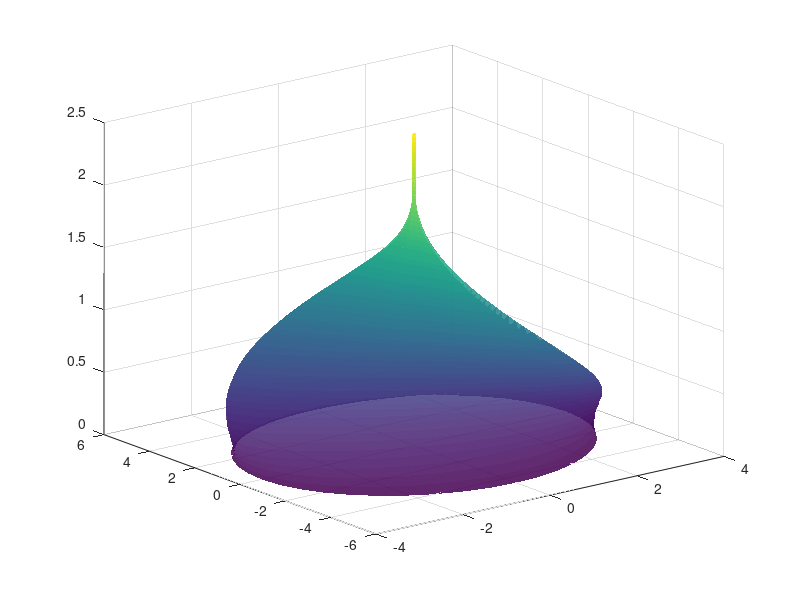

The MATLAB script that drew this image: (Note: this script raises an error after producing the figure.)
% =========================================================================
% Nature Communications Style Figure
% 3D Spatiotemporal Convergence Cone (Topological Manifold Contraction)
% Plant: Second-Order Pure Integrator (Pure TEL Framework, NO SMC)
% =========================================================================

clc; clear; close all;

%% 1. 参数初始化 (Parameter Initialization)
Tp = 2;               % 预设收敛时间
t_end = 2.5;          % 总仿真时间
dt = 0.002;           % 仿真步长 (稍微调大一点点方便曲面渲染)
t = 0:dt:t_end;
N = length(t);

% 拓扑常数 (Derived from inverse-dynamics topological balance)
b1 = 12;  
b2 = 6;   

% 神经网络与学习参数
Gamma = 20;          % 学习率 
num_neurons = 5;      
% 零偏激活函数 (Zero-biased basis functions)
phi = @(x) [tanh(x(1)); tanh(x(2)); tanh(x(1)+x(2)); tanh(2*x(1)); tanh(2*x(2))];

%% 2. 构建闭环初始状态群 (Closed-loop Initial Conditions)
num_traj = 40; % 采样40条轨迹构成曲面
theta = linspace(0, 2*pi, num_traj + 1);
theta(end) = []; % 去掉最后一个点以免重复，我们在画图时手动闭合

% 在相平面上定义一个椭圆作为初始边界
R1 = 3.5; % x1 的半径
R2 = 4.5; % x2 的半径
X0_set = [R1 * cos(theta)', R2 * sin(theta)'];

% 数据存储矩阵
X1_all = zeros(num_traj, N);
X2_all = zeros(num_traj, N);

%% 3. 核心仿真循环 (Pure TEL Simulation Loop)
for j = 1:num_traj
    x = X0_set(j, :)';
    W = zeros(num_neurons, 1); % 初始权重为0
    
    for i = 1:N
        % 记录数据
        X1_all(j, i) = x(1);
        X2_all(j, i) = x(2);
        
        tau = max(Tp - t(i), 0); % 剩余时间 TTC
        
        % 执行层 - 纯空间状态反馈，绝对无奇异
        u = W' * phi(x);
        
        % 学习层 - 时间门控的内部误差评价
        % if tau > 0.001 % 在接近 Tp 时平滑冻结
            e = tau^2 * u + b2 * tau * x(2) + b1 * x(1);
            dW = -Gamma  * phi(x) * e; %* tau^2
            W = W + dW * dt;
        % end
        
        
        % 物理系统更新: 纯积分器 x1_dot = x2, x2_dot = u
        if i < N
            x(1) = x(1) + x(2) * dt;
            x(2) = x(2) + u * dt;
        end
    end
end

%% 4. 生成闭合曲面数据 (Closing the 3D Tube for Surface Rendering)
% 把第一条轨迹拼接到最后一条，形成一个完美闭合的管状曲面
X1_surf = [X1_all; X1_all(1, :)];
X2_surf = [X2_all; X2_all(1, :)];
T_surf  = repmat(t, num_traj + 1, 1);

%% 5. NC 大刊级别 3D 渲染 (Aesthetic 3D Rendering)
fig = figure('Position', [100, 100, 900, 800], 'Color', 'w');
axes1 = axes('Parent', fig);
hold(axes1, 'on');
view(axes1, [-38, 22]); % 调整至极佳的3D观察视角
grid(axes1, 'on');

% (1) 绘制半透明的收敛锥面 (Spatiotemporal Convergence Cone)
% 降低时间维度上的网格密度，使得曲面看起来更清爽
downsample_rate = 5; 
idx = 1:downsample_rate:N;

surf(X1_surf(:, idx), X2_surf(:, idx), T_surf(:, idx), ...
     'EdgeColor', 'none', ...          % 去掉生硬的网格线
     'FaceAlpha', 0.85, ...            % 设置半透明度
     'FaceLighting', 'gouraud', ...    % 高级平滑光照
     'AmbientStrength', 0.4);          % 环境光强度

% 设置具有时间渐变感的高级 Colormap (深海蓝 -> 亮金黄)
colormap(parula); 

% (2) 挑选几条代表性的骨架轨迹加粗显示 (Guiding Trajectories)
num_guides = 6;
guide_idx = round(linspace(1, num_traj, num_guides+1));
for j = 1:num_guides
    plot3(X1_all(guide_idx(j), :), X2_all(guide_idx(j), :), t, ...
          'LineWidth', 1.5, 'Color', 'c', 'HandleVisibility', 'off');
end

% (3) 绘制半透明的时空剖面平面 (Temporal Horizon Plane at Z = Tp)
plane_x = [-5, 5, 5, -5];
plane_y = [-6, -6, 6, 6];
plane_z = [Tp, Tp, Tp, Tp];
patch('XData', plane_x, 'YData', plane_y, 'ZData', plane_z, ...
      'FaceColor', [0.7, 0.7, 0.7], 'FaceAlpha', 0.3, ...
      'EdgeColor', 'none', 'HandleVisibility', 'off');

% (4) 标注初始状态边界环 (Initial State Boundary)
plot3(X1_surf(:,1), X2_surf(:,1), zeros(num_traj+1, 1), ...
      'LineWidth', 3, 'Color', 'c', 'DisplayName', 'Initial Boundary');

% (5) 标注汇聚奇点与死停线 (The Dead-stop)
scatter3(0, 0, Tp, 150, 'p', 'MarkerEdgeColor', 'b', 'MarkerFaceColor', [1 0.8 0], ...
         'LineWidth', 1.5, 'DisplayName', 'Temporal Convergence Point');
plot3([0, 0], [0, 0], [Tp, t_end], 'LineWidth', 3, 'Color', [0.85, 0.33, 0.10], ...
      'DisplayName', 'Post-convergence State');

% (6) 坐标轴与外观设置 (Aesthetics formatting)
xlabel('Position $x_1$', 'Interpreter', 'latex', 'FontSize', 16);
ylabel('Velocity $x_2$', 'Interpreter', 'latex', 'FontSize', 16);
zlabel('Time (s)', 'Interpreter', 'latex', 'FontSize', 16);
title('Topological Contraction of the Convergence Cone', ...
      'Interpreter', 'latex', 'FontSize', 18, 'FontWeight', 'bold');

xlim([-5, 5]); ylim([-6, 6]); zlim([0, t_end]);

% 设置坐标轴属性
set(axes1, 'FontSize', 16, 'FontName', 'Helvetica', 'LineWidth', 1.2, ...
    'XColor', [0.2 0.2 0.2], 'YColor', [0.2 0.2 0.2], 'ZColor', [0.2 0.2 0.2], ...
    'GridAlpha', 0.2, 'Box', 'on');

% 图例
lgd = legend('Interpreter', 'latex', 'FontSize', 13, 'Location', 'northeast');
set(lgd, 'Color', 'none', 'EdgeColor', 'none');

% (7) 打光渲染增强 (Lighting & Rendering)
camlight('headlight'); 
camlight('left');
material shiny; % 增加曲面反光的高级质感
